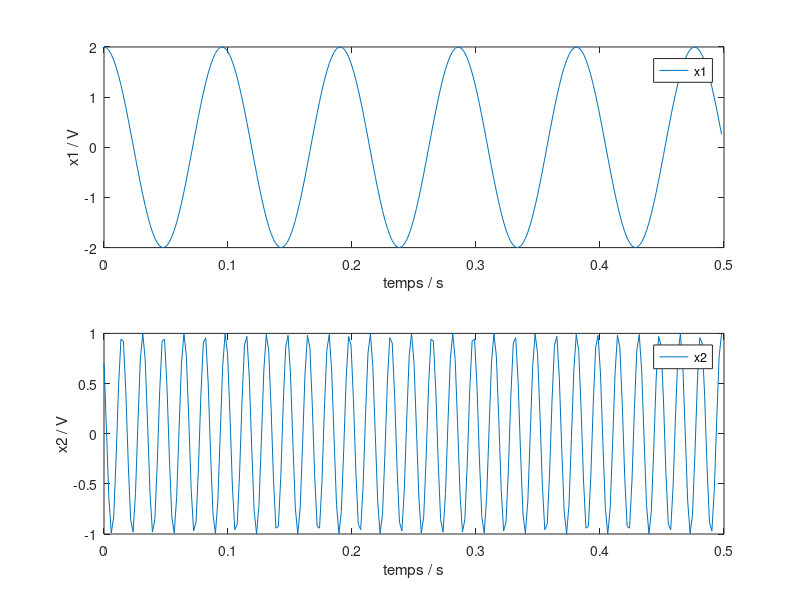
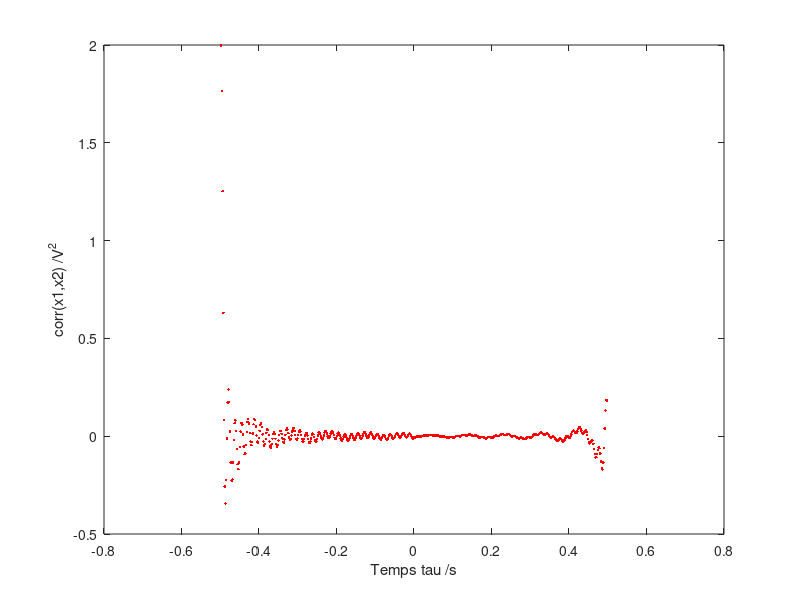

MATLAB code to generate these figures, in order:
%EX1 tp3_5b%%%%%%

close all;
clear all;
f1= 10.5;
f2=60;

N=256;
Fe=512;
Te=1/Fe;
Tmax =(N-1)*Te;
t=0:Te:Tmax;

a=2;
x1=a*cos(2*pi*f1*t);
x2=cos(2*pi*f2*t+pi/4);

figure(1)
subplot(211)
plot(t,x1);

xlabel('temps / s');
ylabel('x1 / V');
legend('x1');

subplot(212)
plot(t,x2);

xlabel('temps / s');
ylabel('x2 / V');
legend('x2');

corrx1x2=xcorr(x1,x2,'unbiased'), %division de xcorr par N-m

figure(2)
largcorr=N-1;
tau=(-largcorr:largcorr)*Te;
plot(tau,corrx1x2(N-largcorr:N+largcorr), 'r.')
xlabel('Temps tau /s');
ylabel('corr(x1,x2) /V^2');
